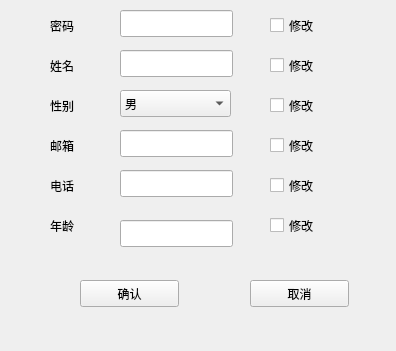
<?xml version="1.0" encoding="UTF-8"?>
<ui version="4.0">
 <class>test</class>
 <widget class="QWidget" name="test">
  <property name="geometry">
   <rect>
    <x>0</x>
    <y>0</y>
    <width>396</width>
    <height>351</height>
   </rect>
  </property>
  <property name="windowTitle">
   <string>Form</string>
  </property>
  <widget class="QLineEdit" name="password">
   <property name="geometry">
    <rect>
     <x>120</x>
     <y>10</y>
     <width>113</width>
     <height>27</height>
    </rect>
   </property>
  </widget>
  <widget class="QLabel" name="label_3">
   <property name="geometry">
    <rect>
     <x>50</x>
     <y>90</y>
     <width>91</width>
     <height>31</height>
    </rect>
   </property>
   <property name="text">
    <string>性别</string>
   </property>
  </widget>
  <widget class="QPushButton" name="confirm">
   <property name="geometry">
    <rect>
     <x>80</x>
     <y>280</y>
     <width>99</width>
     <height>27</height>
    </rect>
   </property>
   <property name="text">
    <string>确认</string>
   </property>
  </widget>
  <widget class="QComboBox" name="sex">
   <property name="geometry">
    <rect>
     <x>120</x>
     <y>90</y>
     <width>111</width>
     <height>27</height>
    </rect>
   </property>
   <item>
    <property name="text">
     <string>男</string>
    </property>
   </item>
   <item>
    <property name="text">
     <string>女</string>
    </property>
   </item>
  </widget>
  <widget class="QCheckBox" name="c_email">
   <property name="geometry">
    <rect>
     <x>270</x>
     <y>130</y>
     <width>101</width>
     <height>31</height>
    </rect>
   </property>
   <property name="text">
    <string>修改</string>
   </property>
  </widget>
  <widget class="QLabel" name="label_5">
   <property name="geometry">
    <rect>
     <x>50</x>
     <y>170</y>
     <width>91</width>
     <height>31</height>
    </rect>
   </property>
   <property name="text">
    <string>电话</string>
   </property>
  </widget>
  <widget class="QLabel" name="label_6">
   <property name="geometry">
    <rect>
     <x>50</x>
     <y>210</y>
     <width>91</width>
     <height>31</height>
    </rect>
   </property>
   <property name="text">
    <string>年龄</string>
   </property>
  </widget>
  <widget class="QLineEdit" name="age">
   <property name="geometry">
    <rect>
     <x>120</x>
     <y>220</y>
     <width>113</width>
     <height>27</height>
    </rect>
   </property>
  </widget>
  <widget class="QCheckBox" name="c_password">
   <property name="geometry">
    <rect>
     <x>270</x>
     <y>10</y>
     <width>101</width>
     <height>31</height>
    </rect>
   </property>
   <property name="text">
    <string>修改</string>
   </property>
  </widget>
  <widget class="QLabel" name="label">
   <property name="geometry">
    <rect>
     <x>50</x>
     <y>10</y>
     <width>91</width>
     <height>31</height>
    </rect>
   </property>
   <property name="text">
    <string>密码</string>
   </property>
  </widget>
  <widget class="QCheckBox" name="c_age">
   <property name="geometry">
    <rect>
     <x>270</x>
     <y>210</y>
     <width>101</width>
     <height>31</height>
    </rect>
   </property>
   <property name="text">
    <string>修改</string>
   </property>
  </widget>
  <widget class="QLabel" name="label_4">
   <property name="geometry">
    <rect>
     <x>50</x>
     <y>130</y>
     <width>91</width>
     <height>31</height>
    </rect>
   </property>
   <property name="text">
    <string>邮箱</string>
   </property>
  </widget>
  <widget class="QCheckBox" name="c_name">
   <property name="geometry">
    <rect>
     <x>270</x>
     <y>50</y>
     <width>101</width>
     <height>31</height>
    </rect>
   </property>
   <property name="text">
    <string>修改</string>
   </property>
  </widget>
  <widget class="QLineEdit" name="phone">
   <property name="geometry">
    <rect>
     <x>120</x>
     <y>170</y>
     <width>113</width>
     <height>27</height>
    </rect>
   </property>
  </widget>
  <widget class="QCheckBox" name="c_phone">
   <property name="geometry">
    <rect>
     <x>270</x>
     <y>170</y>
     <width>101</width>
     <height>31</height>
    </rect>
   </property>
   <property name="text">
    <string>修改</string>
   </property>
  </widget>
  <widget class="QCheckBox" name="c_sex">
   <property name="geometry">
    <rect>
     <x>270</x>
     <y>90</y>
     <width>101</width>
     <height>31</height>
    </rect>
   </property>
   <property name="text">
    <string>修改</string>
   </property>
  </widget>
  <widget class="QPushButton" name="cancel">
   <property name="geometry">
    <rect>
     <x>250</x>
     <y>280</y>
     <width>99</width>
     <height>27</height>
    </rect>
   </property>
   <property name="text">
    <string>取消</string>
   </property>
  </widget>
  <widget class="QLineEdit" name="name">
   <property name="geometry">
    <rect>
     <x>120</x>
     <y>50</y>
     <width>113</width>
     <height>27</height>
    </rect>
   </property>
  </widget>
  <widget class="QLineEdit" name="email">
   <property name="geometry">
    <rect>
     <x>120</x>
     <y>130</y>
     <width>113</width>
     <height>27</height>
    </rect>
   </property>
  </widget>
  <widget class="QLabel" name="label_2">
   <property name="geometry">
    <rect>
     <x>50</x>
     <y>50</y>
     <width>91</width>
     <height>31</height>
    </rect>
   </property>
   <property name="text">
    <string>姓名</string>
   </property>
  </widget>
 </widget>
 <resources/>
 <connections/>
</ui>
